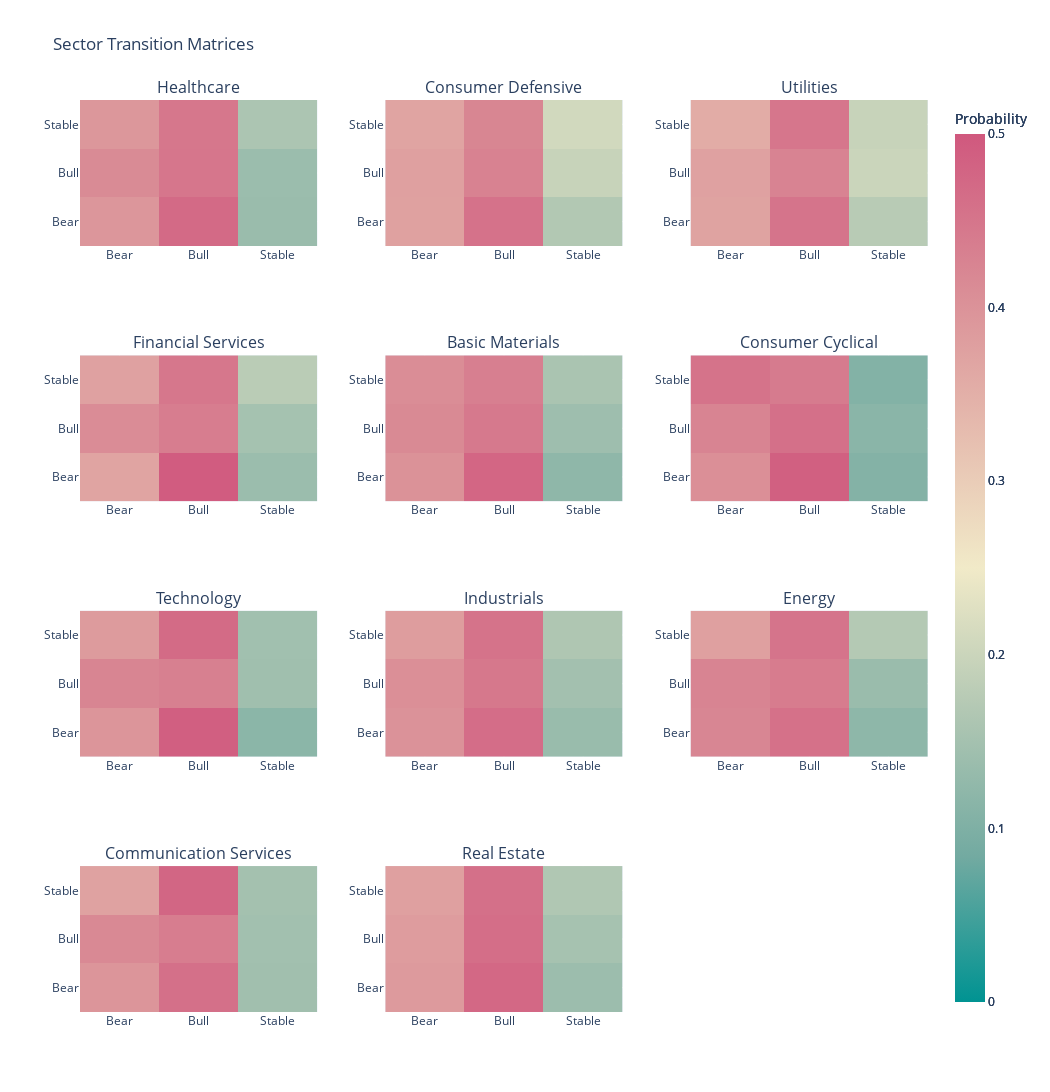

Notebook source saved alongside this figure:
### Code cell
sectors_per_plot = 3
n_sectors = len(sectors)
n_cols = 3
n_rows = int(np.ceil(n_sectors / n_cols))

fig = make_subplots(
    rows=n_rows, cols=n_cols,
    subplot_titles=sectors,
    horizontal_spacing=0.08, vertical_spacing=0.12
)

states = ['Bear', 'Bull', 'Stable']

for idx, sector in enumerate(sectors):
    row = idx // n_cols + 1
    col = idx % n_cols + 1
    matrix = sector_transitions[sector].values
    heatmap = go.Heatmap(
        z=matrix,
        x=states,
        y=states,
        colorscale='tealrose',
        zmin=0, zmax=0.5,
        colorbar=dict(title='Probability'),
        showscale=(col == n_cols)  # Only show colorbar on last column
    )
    fig.add_trace(heatmap, row=row, col=col)

fig.update_layout(
    height=300 * n_rows,
    width=350 * n_cols,
    title_text="Sector Transition Matrices",
    showlegend=False
)
fig.show()

### Figure 1 — Plotly figure (JSON) as saved in the notebook; plotly's stock layout.template omitted (floating-point values rounded to 4 significant figures)
{"data": [{"colorbar": {"title": {"text": "Probability"}}, "colorscale": [[0, "rgb(0, 147, 146)"], [0.1667, "rgb(114, 170, 161)"], [0.3333, "rgb(177, 199, 179)"], [0.5, "rgb(241, 234, 200)"], [0.6667, "rgb(229, 185, 173)"], [0.8333, "rgb(217, 137, 148)"], [1, "rgb(208, 88, 126)"]], "showscale": false, "type": "heatmap", "x": ["Bear", "Bull", "Stable"], "xaxis": "x", "y": ["Bear", "Bull", "Stable"], "yaxis": "y", "z": [[0.3948, 0.4695, 0.1357], [0.4132, 0.4488, 0.138], [0.3929, 0.4474, 0.1598]], "zmax": 0.5, "zmin": 0}, {"colorbar": {"title": {"text": "Probability"}}, "colorscale": [[0, "rgb(0, 147, 146)"], [0.1667, "rgb(114, 170, 161)"], [0.3333, "rgb(177, 199, 179)"], [0.5, "rgb(241, 234, 200)"], [0.6667, "rgb(229, 185, 173)"], [0.8333, "rgb(217, 137, 148)"], [1, "rgb(208, 88, 126)"]], "showscale": false, "type": "heatmap", "x": ["Bear", "Bull", "Stable"], "xaxis": "x2", "y": ["Bear", "Bull", "Stable"], "yaxis": "y2", "z": [[0.3753, 0.4564, 0.1683], [0.3766, 0.4279, 0.1955], [0.369, 0.4225, 0.2085]], "zmax": 0.5, "zmin": 0}, {"colorbar": {"title": {"text": "Probability"}}, "colorscale": [[0, "rgb(0, 147, 146)"], [0.1667, "rgb(114, 170, 161)"], [0.3333, "rgb(177, 199, 179)"], [0.5, "rgb(241, 234, 200)"], [0.6667, "rgb(229, 185, 173)"], [0.8333, "rgb(217, 137, 148)"], [1, "rgb(208, 88, 126)"]], "showscale": true, "type": "heatmap", "x": ["Bear", "Bull", "Stable"], "xaxis": "x3", "y": ["Bear", "Bull", "Stable"], "yaxis": "y3", "z": [[0.3723, 0.4522, 0.1755], [0.3745, 0.426, 0.1994], [0.3564, 0.4482, 0.1953]], "zmax": 0.5, "zmin": 0}, {"colorbar": {"title": {"text": "Probability"}}, "colorscale": [[0, "rgb(0, 147, 146)"], [0.1667, "rgb(114, 170, 161)"], [0.3333, "rgb(177, 199, 179)"], [0.5, "rgb(241, 234, 200)"], [0.6667, "rgb(229, 185, 173)"], [0.8333, "rgb(217, 137, 148)"], [1, "rgb(208, 88, 126)"]], "showscale": false, "type": "heatmap", "x": ["Bear", "Bull", "Stable"], "xaxis": "x4", "y": ["Bear", "Bull", "Stable"], "yaxis": "y4", "z": [[0.3697, 0.4933, 0.137], [0.4113, 0.4375, 0.1512], [0.3748, 0.447, 0.1782]], "zmax": 0.5, "zmin": 0}, {"colorbar": {"title": {"text": "Probability"}}, "colorscale": [[0, "rgb(0, 147, 146)"], [0.1667, "rgb(114, 170, 161)"], [0.3333, "rgb(177, 199, 179)"], [0.5, "rgb(241, 234, 200)"], [0.6667, "rgb(229, 185, 173)"], [0.8333, "rgb(217, 137, 148)"], [1, "rgb(208, 88, 126)"]], "showscale": false, "type": "heatmap", "x": ["Bear", "Bull", "Stable"], "xaxis": "x5", "y": ["Bear", "Bull", "Stable"], "yaxis": "y5", "z": [[0.4019, 0.4766, 0.1215], [0.4153, 0.4431, 0.1416], [0.4096, 0.433, 0.1575]], "zmax": 0.5, "zmin": 0}, {"colorbar": {"title": {"text": "Probability"}}, "colorscale": [[0, "rgb(0, 147, 146)"], [0.1667, "rgb(114, 170, 161)"], [0.3333, "rgb(177, 199, 179)"], [0.5, "rgb(241, 234, 200)"], [0.6667, "rgb(229, 185, 173)"], [0.8333, "rgb(217, 137, 148)"], [1, "rgb(208, 88, 126)"]], "showscale": true, "type": "heatmap", "x": ["Bear", "Bull", "Stable"], "xaxis": "x6", "y": ["Bear", "Bull", "Stable"], "yaxis": "y6", "z": [[0.406, 0.4868, 0.1072], [0.426, 0.4592, 0.1149], [0.4548, 0.4399, 0.1053]], "zmax": 0.5, "zmin": 0}, {"colorbar": {"title": {"text": "Probability"}}, "colorscale": [[0, "rgb(0, 147, 146)"], [0.1667, "rgb(114, 170, 161)"], [0.3333, "rgb(177, 199, 179)"], [0.5, "rgb(241, 234, 200)"], [0.6667, "rgb(229, 185, 173)"], [0.8333, "rgb(217, 137, 148)"], [1, "rgb(208, 88, 126)"]], "showscale": false, "type": "heatmap", "x": ["Bear", "Bull", "Stable"], "xaxis": "x7", "y": ["Bear", "Bull", "Stable"], "yaxis": "y7", "z": [[0.3953, 0.4882, 0.1165], [0.4231, 0.4328, 0.1441], [0.3859, 0.4682, 0.1459]], "zmax": 0.5, "zmin": 0}, {"colorbar": {"title": {"text": "Probability"}}, "colorscale": [[0, "rgb(0, 147, 146)"], [0.1667, "rgb(114, 170, 161)"], [0.3333, "rgb(177, 199, 179)"], [0.5, "rgb(241, 234, 200)"], [0.6667, "rgb(229, 185, 173)"], [0.8333, "rgb(217, 137, 148)"], [1, "rgb(208, 88, 126)"]], "showscale": false, "type": "heatmap", "x": ["Bear", "Bull", "Stable"], "xaxis": "x8", "y": ["Bear", "Bull", "Stable"], "yaxis": "y8", "z": [[0.4011, 0.4637, 0.1352], [0.4058, 0.4463, 0.1479], [0.3817, 0.4544, 0.164]], "zmax": 0.5, "zmin": 0}, {"colorbar": {"title": {"text": "Probability"}}, "colorscale": [[0, "rgb(0, 147, 146)"], [0.1667, "rgb(114, 170, 161)"], [0.3333, "rgb(177, 199, 179)"], [0.5, "rgb(241, 234, 200)"], [0.6667, "rgb(229, 185, 173)"], [0.8333, "rgb(217, 137, 148)"], [1, "rgb(208, 88, 126)"]], "showscale": true, "type": "heatmap", "x": ["Bear", "Bull", "Stable"], "xaxis": "x9", "y": ["Bear", "Bull", "Stable"], "yaxis": "y9", "z": [[0.4222, 0.4574, 0.1204], [0.4257, 0.4382, 0.1362], [0.3768, 0.4522, 0.171]], "zmax": 0.5, "zmin": 0}, {"colorbar": {"title": {"text": "Probability"}}, "colorscale": [[0, "rgb(0, 147, 146)"], [0.1667, "rgb(114, 170, 161)"], [0.3333, "rgb(177, 199, 179)"], [0.5, "rgb(241, 234, 200)"], [0.6667, "rgb(229, 185, 173)"], [0.8333, "rgb(217, 137, 148)"], [1, "rgb(208, 88, 126)"]], "showscale": false, "type": "heatmap", "x": ["Bear", "Bull", "Stable"], "xaxis": "x10", "y": ["Bear", "Bull", "Stable"], "yaxis": "y10", "z": [[0.3964, 0.4587, 0.145], [0.4159, 0.437, 0.147], [0.3741, 0.4769, 0.149]], "zmax": 0.5, "zmin": 0}, {"colorbar": {"title": {"text": "Probability"}}, "colorscale": [[0, "rgb(0, 147, 146)"], [0.1667, "rgb(114, 170, 161)"], [0.3333, "rgb(177, 199, 179)"], [0.5, "rgb(241, 234, 200)"], [0.6667, "rgb(229, 185, 173)"], [0.8333, "rgb(217, 137, 148)"], [1, "rgb(208, 88, 126)"]], "showscale": false, "type": "heatmap", "x": ["Bear", "Bull", "Stable"], "xaxis": "x11", "y": ["Bear", "Bull", "Stable"], "yaxis": "y11", "z": [[0.3877, 0.4733, 0.139], [0.3842, 0.4634, 0.1523], [0.3761, 0.4586, 0.1653]], "zmax": 0.5, "zmin": 0}], "layout": {"annotations": [{"font": {"size": 16}, "showarrow": false, "text": "Healthcare", "x": 0.14, "xanchor": "center", "xref": "paper", "y": 1, "yanchor": "bottom", "yref": "paper"}, {"font": {"size": 16}, "showarrow": false, "text": "Consumer Defensive", "x": 0.5, "xanchor": "center", "xref": "paper", "y": 1, "yanchor": "bottom", "yref": "paper"}, {"font": {"size": 16}, "showarrow": false, "text": "Utilities", "x": 0.86, "xanchor": "center", "xref": "paper", "y": 1, "yanchor": "bottom", "yref": "paper"}, {"font": {"size": 16}, "showarrow": false, "text": "Financial Services", "x": 0.14, "xanchor": "center", "xref": "paper", "y": 0.72, "yanchor": "bottom", "yref": "paper"}, {"font": {"size": 16}, "showarrow": false, "text": "Basic Materials", "x": 0.5, "xanchor": "center", "xref": "paper", "y": 0.72, "yanchor": "bottom", "yref": "paper"}, {"font": {"size": 16}, "showarrow": false, "text": "Consumer Cyclical", "x": 0.86, "xanchor": "center", "xref": "paper", "y": 0.72, "yanchor": "bottom", "yref": "paper"}, {"font": {"size": 16}, "showarrow": false, "text": "Technology", "x": 0.14, "xanchor": "center", "xref": "paper", "y": 0.44, "yanchor": "bottom", "yref": "paper"}, {"font": {"size": 16}, "showarrow": false, "text": "Industrials", "x": 0.5, "xanchor": "center", "xref": "paper", "y": 0.44, "yanchor": "bottom", "yref": "paper"}, {"font": {"size": 16}, "showarrow": false, "text": "Energy", "x": 0.86, "xanchor": "center", "xref": "paper", "y": 0.44, "yanchor": "bottom", "yref": "paper"}, {"font": {"size": 16}, "showarrow": false, "text": "Communication Services", "x": 0.14, "xanchor": "center", "xref": "paper", "y": 0.16, "yanchor": "bottom", "yref": "paper"}, {"font": {"size": 16}, "showarrow": false, "text": "Real Estate", "x": 0.5, "xanchor": "center", "xref": "paper", "y": 0.16, "yanchor": "bottom", "yref": "paper"}], "height": 1200, "showlegend": false, "title": {"text": "Sector Transition Matrices"}, "width": 1050, "xaxis": {"anchor": "y", "domain": [0, 0.28]}, "xaxis10": {"anchor": "y10", "domain": [0, 0.28]}, "xaxis11": {"anchor": "y11", "domain": [0.36, 0.64]}, "xaxis12": {"anchor": "y12", "domain": [0.72, 1]}, "xaxis2": {"anchor": "y2", "domain": [0.36, 0.64]}, "xaxis3": {"anchor": "y3", "domain": [0.72, 1]}, "xaxis4": {"anchor": "y4", "domain": [0, 0.28]}, "xaxis5": {"anchor": "y5", "domain": [0.36, 0.64]}, "xaxis6": {"anchor": "y6", "domain": [0.72, 1]}, "xaxis7": {"anchor": "y7", "domain": [0, 0.28]}, "xaxis8": {"anchor": "y8", "domain": [0.36, 0.64]}, "xaxis9": {"anchor": "y9", "domain": [0.72, 1]}, "yaxis": {"anchor": "x", "domain": [0.84, 1]}, "yaxis10": {"anchor": "x10", "domain": [0, 0.16]}, "yaxis11": {"anchor": "x11", "domain": [0, 0.16]}, "yaxis12": {"anchor": "x12", "domain": [0, 0.16]}, "yaxis2": {"anchor": "x2", "domain": [0.84, 1]}, "yaxis3": {"anchor": "x3", "domain": [0.84, 1]}, "yaxis4": {"anchor": "x4", "domain": [0.56, 0.72]}, "yaxis5": {"anchor": "x5", "domain": [0.56, 0.72]}, "yaxis6": {"anchor": "x6", "domain": [0.56, 0.72]}, "yaxis7": {"anchor": "x7", "domain": [0.28, 0.44]}, "yaxis8": {"anchor": "x8", "domain": [0.28, 0.44]}, "yaxis9": {"anchor": "x9", "domain": [0.28, 0.44]}}}
